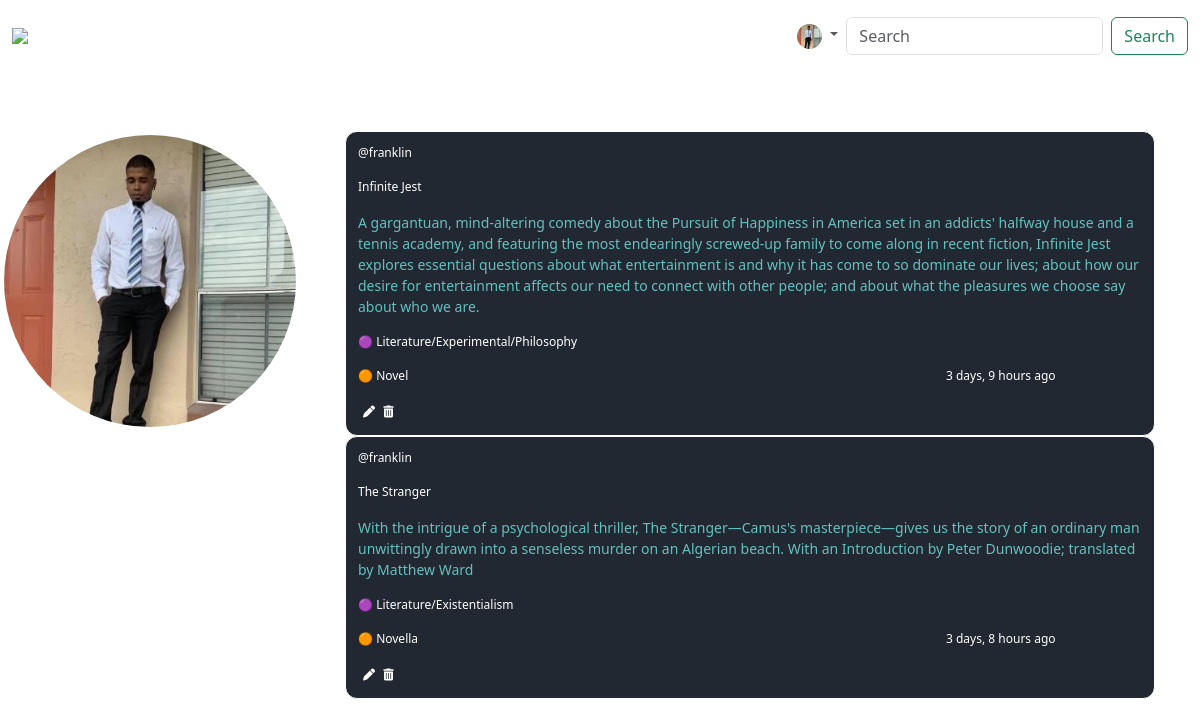
/profile/1/ (signed in), run on the app's committed database.
### lithubs/models.py (models this page shows, shortened)
class Repository(models.Model):
    user = models.ForeignKey(User, on_delete = models.CASCADE)
    title = models.CharField(max_length = 200)
    synopsis = models.TextField()
    genre = models.CharField(max_length = 200)
    form = models.CharField(max_length = 200)
    body = models.TextField()
    updated = models.DateTimeField(auto_now = True)
    created = models.DateTimeField(auto_now_add = True)
    class Meta:
        verbose_name_plural = 'repositories'
        ordering = ['-updated', '-created']

### lithubs/views.py (the view)
# urls.py: path('profile/<str:pk>/', views.profile, name = 'profile'),
def profile(request, pk):
    user = User.objects.get(id = pk)
    repos = user.repository_set.all()[:6]
    context = {'user': user, 'repos': repos}
    return render(request, 'lithubs/profile.html', context)

### lithubs/templates/lithubs/profile.html
{% extends 'lithubs/main.html' %}
{% load static %}
{% block content %}
<div class="profile-wrapper">
	<div class="profile-img-wrapper">
	  <img class="profile-img" src="{% static 'lithubs/img/franklin.jpg' %}" alt="avatar">
	  <h1 class="profile-name">{{ user.username }}</h1>
	</div>
	{% include 'lithubs/repository_feed_component.html' %}
</div>
{% endblock content %}

### lithubs/templates/lithubs/main.html (shortened to what this page needs)
{% load static %}
{% load bootstrap5 %}
<!DOCTYPE html>
<html lang="en">
<head>
<link rel="stylesheet" href="{% static 'lithubs/css/styles.css' %}">
{% bootstrap_css %}
</head>
<body id="bg"style="background-image:url('{% static "lithubs/img/space.jpg" %}'); background-repeat:no-repeat; background-size:cover;">
{% include 'lithubs/navbar.html' %}
{% block content %}
{% endblock content %}
</body>
</html>

### lithubs/templates/lithubs/navbar.html (shortened to what this page needs)
{% load static %}
<nav class="navbar navbar-expand-lg" style='background-color: none;'>
  <div class="container-fluid">
    <img src="{% static 'lithubs/img/parchment.png' %}" style='width: 50px'>
    <a class="navbar-brand" style='color:white; font-size: 30px;' href="{% url 'lithubs:index' %}">LitHub</a>
    <div class="collapse navbar-collapse" id="navbarSupportedContent">
      <ul class="navbar-nav ms-auto mb-2 mb-lg-0">
	{% if request.user.is_authenticated %}
        <li class="nav-item">
	 <a href="{% url 'lithubs:explore' %}"class="nav-link" style='color:white'>Explore</a>
        </li>
        <li class="nav-item">
	 <a href="{% url 'lithubs:discussion' %}"class="nav-link" style='color:white'>Discussion</a>
        </li>
        <li class="nav-item">
	 <a href="{% url 'lithubs:create-repository' %}"class="nav-link" style='color:white'>Create</a>
        </li>
        <li class="nav-item dropdown">
          <a class="nav-link dropdown-toggle" href="#" role="button" data-bs-toggle="dropdown" aria-expanded="false">
		  <img class="nav-profile-img" src="{% static 'lithubs/img/franklin.jpg' %}">
          </a>
        </li>
	{% endif %}
      </ul>
      <form class="d-flex" role="search">
        <input class="form-control me-2" type="search" placeholder="Search" aria-label="Search">
        <button class="btn btn-outline-success" type="submit">Search</button>
      </form>
    </div>
  </div>
</nav>

### lithubs/templates/lithubs/repository_feed_component.html
{% load static %}
	<div style="width: 90%; margin:0 auto;"class="">
		{% for repo in repos %}
		<div class="feed-repo-container">
			<p>@{{ repo.user }}</p>
			<p><a style="color: white; text-decoration: none;" href="{% url 'lithubs:repository' repo.id %}">{{ repo.title }}</a></p>
			<p id="repository-feed-synopsis">{{ repo.synopsis }}</p>
			<p>🟣 {{ repo.genre }}</p>
			<div class="profile-repo-form-created-grid">
				<div>
					<p>🟠 {{ repo.form }}</p>
					{% if request.user == repo.user %}
					<a href="{% url 'lithubs:update-repository' repo.id %}"><i style="color:white; padding: 5px;"class="fa fa-pen"></i></a>
					<a href="{% url 'lithubs:delete-repository' repo.id %}"><i style="color:white" class="fa fa-trash fa-1x"></i></a>
					{% endif %}
				</div>
				<div>
					<p>{{ repo.created|timesince }} ago</p>
				</div>
			</div>
		</div>
		{% endfor %}
	</div>

### lithubs/static/lithubs/css/styles.css (style rules this page uses)
:root { --primary-color: #222831; --secondary-color: #66bfbf; --azure: #ffffff; }
.nav-profile-img { width: 25px; height: 25px; border-radius: 50%; }
.profile-wrapper { margin-top: 5%; display: grid; grid-template-columns: 1fr 3fr; }
.profile-img { display: block; margin: 0 auto; width: 300px; height: 300px; border-radius: 50%; border: 4px solid white; }
.profile-repo-form-created-grid { display: grid; grid-template-columns: 3fr 1fr; }
.feed-repo-container { background-color: var(--primary-color); border: 1px solid white; border-radius: 12px; padding: 12px; font-size: 12px; color: white; }
.profile-name { color: white; text-align: center; font-size: 22px; }
#repository-feed-synopsis { color: var(--secondary-color); font-size: 14px; }

### data on the page
Repository: user "franklin", title "Infinite Jest", synopsis "A gargantuan, mind-altering comedy about the Pursuit of Happiness in America set in an addicts' halfway house and a tennis academy, and featuring the most endearingly screwed-up family to come along in recent fiction, Infinite Jest explores essential questions about what entertainment is and why it has come to so dominate our lives; about how our desire for entertainment affects our need to connect with other people; and about what the pleasures we choose say about who we are.", genre "Literature/Experimental/Philosophy", form "Novel", created "3 days, 9 hours"
Repository: user "franklin", title "The Stranger", synopsis "With the intrigue of a psychological thriller, The Stranger—Camus's masterpiece—gives us the story of an ordinary man unwittingly drawn into a senseless murder on an Algerian beach. With an Introduction by Peter Dunwoodie; translated by Matthew Ward", genre "Literature/Existentialism", form "Novella", created "3 days, 8 hours"
